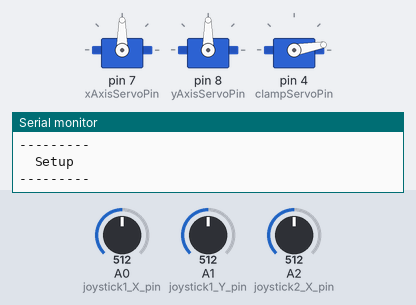
Recording of a sketch running on a simulated Arduino Uno, built with avr-gcc and run on an emulated ATmega328P. Parts: 3 × servo, the last lines printed to the serial monitor. The inputs (shaded band) are chosen by the test bench; at power-on: A2 (joystick2_X_pin) = 512, A0 (joystick1_X_pin) = 512, A1 (joystick1_Y_pin) = 512.

Above: at 1.2 s.
1.3 s: A2 (joystick2_X_pin) set to 689
2.8 s: A2 (joystick2_X_pin) set to 717
At 5.3 s:
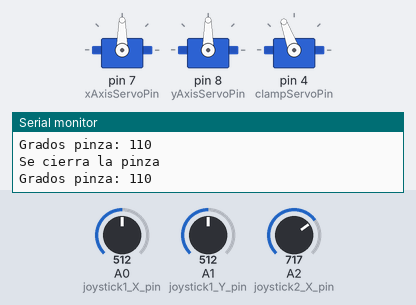
5.8 s: A0 (joystick1_X_pin) set to 306
At 6.9 s:
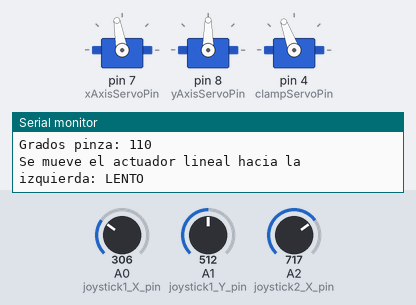
7.3 s: A1 (joystick1_Y_pin) set to 306
At 8.5 s:
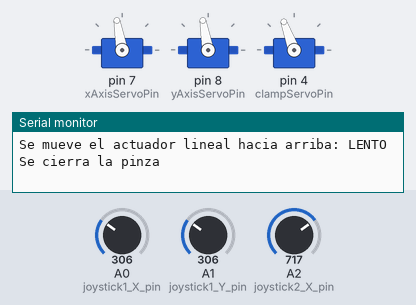
8.8 s: A2 (joystick2_X_pin) set to 315
11.8 s: A2 (joystick2_X_pin) set to 289
At 12.74 s:
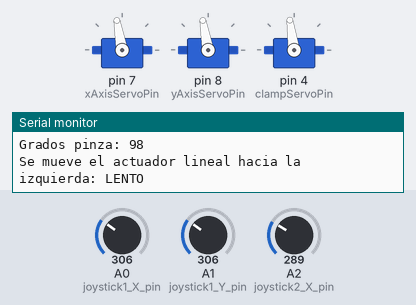
Timing chart, 0 to 18.6 s (numbered marks = the images above; inputs shaded):
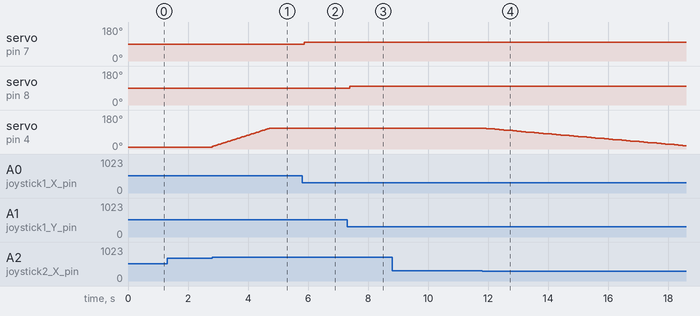

Measured:
- the behaviour switches between 700 and 701 on A2 (joystick2_X_pin) (found by bisection; images 0 and 1)
- the behaviour switches between 300 and 299 on A2 (joystick2_X_pin) (found by bisection; images 3 and 4)
- after the input at 1.3 s, every drawn part: stays the same
- after the input at 2.8 s, servo on pin 4 (clampServoPin): moves from 10° to 110° over 1.9 s, starting at once
- after the input at 5.8 s, servo on pin 7 (xAxisServoPin): 90° → 100° after 0.07 s
- after the input at 7.3 s, servo on pin 8 (yAxisServoPin): 90° → 100° after 0.08 s
- after the input at 11.8 s, servo on pin 4 (clampServoPin): moves from 110° to 18° over 6.6 s, starting after 0.14 s

The sketch:

Ejercicio5.2.ino
```cpp
#include <Servo.h>

// Variables para el servomotor del eje X
Servo xAxisServo;
int xAxisServoPin = 7;
// Variables para el servomotor del eje Y
Servo yAxisServo;
int yAxisServoPin = 8;
// Variables para el servomotor de la pinza
Servo clampServo; // es un servomotor de 180º. No es de rotación continua.
int clampServoPin = 4;

// Variables para los servomotores de los ejes X e Y
const int servoFastLeftOrUpValue = 180; // velocidad máxima de giro del servomotor en sentido antihorario
const int servoSlowLeftOrUpValue = 100; // velocidad lenta de giro del servomotor en sentido antihorario
const int servoFastRightOrDownValue = 0; // velocidad máxima de giro del servomotor en sentido horario
const int servoSlowRightOrDownValue = 80; // velocidad lenta de giro del servomotor en sentido horario
const int servoStopValue = 90; // valor en el que el servomotor no gira

// Variables para el joystick 1 (controla los actuadores de los ejes X e Y)
const int joystick1_X_pin = A0; // Pin analógico para leer eje X
const int joystick1_Y_pin = A1; // Pin analógico para leer eje Y
// Variables para el joystick 2 (controla la pinza)
const int joystick2_X_pin = A2; // Pin analógico para leer eje X


// La posicion central del joystick es (530, 494)

// Entre 500 y 560 se considera que el joystick está en el centro del eje x
const int X_low_center_value = 500;
const int X_high_center_value = 560;
// Valores en los que cambia la velocidad en el eje X
const int X_left_speed_change_point_value = 15; // entre 0 y 15 se considera que se quiere mover el actuador a máxima velocidad a la izda
const int X_right_speed_change_point_value = 1000; // entre 1000 y 1023 se considera que se quiere mover el actuador a máxima velocidad a la dcha

// Entre 465 y 525 se considera que el joystick está en el centro del eje y
const int Y_low_center_value = 465;
const int Y_high_center_value = 525;
// Valores en los que cambia la velocidad en el eje X
const int Y_up_speed_change_point_value = 15; // entre 0 y 15 se considera que se quiere mover el actuador a máxima velocidad a la izda
const int Y_down_speed_change_point_value = 1000; // entre 1000 y 1023 se considera que se quiere mover el actuador a máxima velocidad a la dcha

// Variables para la pinza
// Grados pinza, MAX y MIN admitido
const int MAX_CLAMP_DEGREES = 110;
const int MIN_CLAMP_DEGREES = 10;
int clampDegrees = MIN_CLAMP_DEGREES; // almacena los grados actuales de la pinza
// Entre 300 y 700 se considera que el joystick de la pinza está en el centro del eje x
const int clamp_X_low_center_value = 300;
const int clamp_X_high_center_value = 700;
const int CLAMP_DEGREES_CHANGE = 2;


void setup() {
  Serial.begin(9600);
  Serial.println(F("\n---------\n  Setup\n---------"));
  xAxisServo.attach(xAxisServoPin);
  yAxisServo.attach(yAxisServoPin);
  clampServo.attach(clampServoPin);

  // Se inicializa la pinza
  clampServo.write(clampDegrees);
}

void loop() {
  checkIfHaveToMoveXAxisActuator();
  checkIfHaveToMoveYAxisActuator();
  checkIfHaveToOpenOrCloseTheClamp();
}


/* Comprueba si es necesario mover el actuador lineal del eje X. */
void checkIfHaveToMoveXAxisActuator() {
  // Obtenemos el valor del eje X del joystick 1
  int XValue = getJoystickXValue(1);

  // Si el valor de X es menor que el valor límite mínimo de la posicion central es que el joystick está hacia la izda
  if (XValue < X_low_center_value) {
    moveLinealActuatorToTheLeft(XValue);
  }
  // Si el valor de X es mayor que el valor límite máximo de la posicion central es que el joystick está hacia la dcha
  else if (XValue > X_high_center_value) {
    moveLinealActuatorToTheRight(XValue);
  }
  // Si el valor de X está entre los valores límite mínimo y límite máximo de la posicion central es que el joystick está en el centro
  else {
    stopLinealActuator('X'); // se le indica que es el actuador del eje X
  }
}

/* Comprueba si es necesario mover el actuador lineal del eje Y. */
void checkIfHaveToMoveYAxisActuator() {
  // Obtenemos el valor del eje X del joystick 1
  int YValue = getJoystick1YValue();

  // Si el valor de Y es menor que el valor límite mínimo de la posicion central es que el joystick está hacia arriba
  if (YValue < Y_low_center_value) {
    moveLinealActuatorUp(YValue);
  }
  // Si el valor de Y es mayor que el valor límite máximo de la posicion central es que el joystick está hacia abajo
  else if (YValue > Y_high_center_value) {
    moveLinealActuatorDown(YValue);
  }
  // Si el valor de Y está entre los valores límite mínimo y límite máximo de la posicion central es que el joystick está en el centro
  else {
    stopLinealActuator('Y'); // se le indica que es el actuador del eje Y
  }
}

/* Comrprueba si hay que abrir o cerrar la pinza. */
void checkIfHaveToOpenOrCloseTheClamp() {
  // Obtenemos el valor del eje X del joystick 2
  int XValue = getJoystickXValue(2);

  // Si el valor de X es menor que el valor límite mínimo de la posicion central es que el joystick está hacia la izda
  if (XValue < clamp_X_low_center_value) {
    openClamp();
  }
  // Si el valor de X es mayor que el valor límite máximo de la posicion central es que el joystick está hacia la dcha
  else if (XValue > clamp_X_high_center_value) {
    closeClamp();
  }
}

/* Devuelve el valor en el ejeX para el jostick indicado. */
int getJoystickXValue(int jostickNum) {
  int XValue;
  if (jostickNum == 1) XValue = analogRead(joystick1_X_pin);
  else XValue = analogRead(joystick2_X_pin);

  return XValue;
}

/* Devuelve el valor en el ejeY para el jostick indicado. */
int getJoystick1YValue() {
  int YValue = analogRead(joystick1_Y_pin);
  return YValue;
}

/* Mueve el actuador lineal del eje X hacia la izda. */
void moveLinealActuatorToTheLeft(int XValue) {
  if (XValue <= X_left_speed_change_point_value) {
    Serial.println(F("Se mueve el actuador lineal hacia la izquierda: RAPIDO"));
    xAxisServo.write(servoFastLeftOrUpValue);
  }
  else {
    Serial.println(F("Se mueve el actuador lineal hacia la izquierda: LENTO"));
    xAxisServo.write(servoSlowLeftOrUpValue);
  }
}

/* Mueve el actuador lineal del eje X hacia la dcha. */
void moveLinealActuatorToTheRight(int XValue) {
  if (XValue >= X_right_speed_change_point_value) {
    Serial.println(F("Se mueve el actuador lineal hacia la derecha: RAPIDO"));
    xAxisServo.write(servoFastRightOrDownValue);
  }
  else {
    Serial.println(F("Se mueve el actuador lineal hacia la derecha: LENTO"));
    xAxisServo.write(servoSlowRightOrDownValue);
  }
}

/* Mueve el actuador lineal del eje Y hacia arriba. */
void moveLinealActuatorUp(int YValue) {
  if (YValue <= Y_up_speed_change_point_value) {
    Serial.println(F("Se mueve el actuador lineal hacia arriba: RAPIDO"));
    yAxisServo.write(servoFastLeftOrUpValue);
  }
  else {
    Serial.println(F("Se mueve el actuador lineal hacia arriba: LENTO"));
    yAxisServo.write(servoSlowLeftOrUpValue);
  }
}

/* Mueve el actuador lineal del eje Y hacia abajo. */
void moveLinealActuatorDown(int YValue) {
  if (YValue >= Y_down_speed_change_point_value) {
    Serial.println(F("Se mueve el actuador lineal hacia abajo: RAPIDO"));
    yAxisServo.write(servoFastRightOrDownValue);
  }
  else {
    Serial.println(F("Se mueve el actuador lineal hacia abajo: LENTO"));
    yAxisServo.write(servoSlowRightOrDownValue);
  }
}

/* Detiene el actuador lineal del eje indicado. */
void stopLinealActuator(char actuatorAxis) {
  //Serial.println("Se para actuador lineal del eje " + String(actuatorAxis));

  if (actuatorAxis == 'X') xAxisServo.write(servoStopValue);
  else yAxisServo.write(servoStopValue);
}

/* Abre la pinza lentamente. */
void openClamp() {
  // Si los grados actuales de la pinza menos los grados a decrementar son mayores o iguales que el mínimo permitido
  if (clampDegrees - CLAMP_DEGREES_CHANGE >= MIN_CLAMP_DEGREES)
    clampDegrees -= CLAMP_DEGREES_CHANGE; // decrementamos los grados de la pinza

  Serial.println(F("Se abre la pinza"));
  Serial.println("Grados pinza: " + String(clampDegrees));
  clampServo.write(clampDegrees); // es de 180º. Al girar hasta los grados indicados se detiene.
}

/* Cierra la pinza lentamente. */
void closeClamp() {
  // Si los grados actuales de la pinza más los grados a incrementar son menores o iguales que el máximo permitido
  if (clampDegrees + CLAMP_DEGREES_CHANGE <= MAX_CLAMP_DEGREES)
    clampDegrees += CLAMP_DEGREES_CHANGE; // incrementamos los grados de la pinza

  Serial.println(F("Se cierra la pinza"));
  Serial.println("Grados pinza: " + String(clampDegrees));
  clampServo.write(clampDegrees); // es de 180º. Al girar hasta los grados indicados se detiene.
}
```
